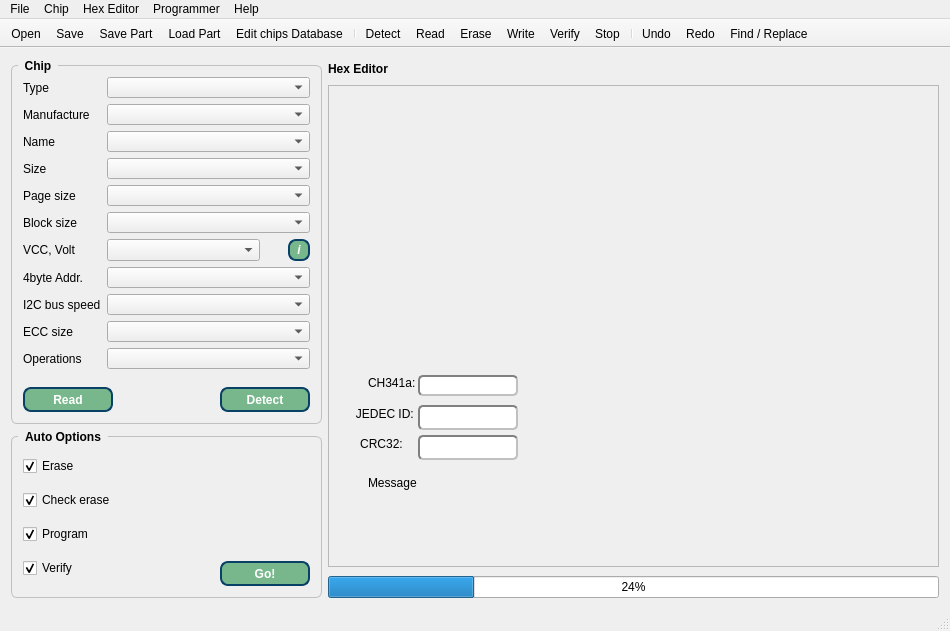
<?xml version="1.0" encoding="UTF-8"?>
<ui version="4.0">
 <class>MainWindow</class>
 <widget class="QMainWindow" name="MainWindow">
  <property name="geometry">
   <rect>
    <x>0</x>
    <y>0</y>
    <width>950</width>
    <height>631</height>
   </rect>
  </property>
  <property name="sizePolicy">
   <sizepolicy hsizetype="Fixed" vsizetype="Fixed">
    <horstretch>0</horstretch>
    <verstretch>0</verstretch>
   </sizepolicy>
  </property>
  <property name="minimumSize">
   <size>
    <width>900</width>
    <height>0</height>
   </size>
  </property>
  <property name="font">
   <font/>
  </property>
  <property name="windowTitle">
   <string>IMSProg - I2C/MicroWire/SPI CH341a Programmer</string>
  </property>
  <property name="windowIcon">
   <iconset resource="resource.qrc">
    <normaloff>:/res/img/write64.png</normaloff>:/res/img/write64.png</iconset>
  </property>
  <property name="styleSheet">
   <string notr="true"/>
  </property>
  <widget class="QWidget" name="centralWidget">
   <property name="sizePolicy">
    <sizepolicy hsizetype="Expanding" vsizetype="Expanding">
     <horstretch>0</horstretch>
     <verstretch>0</verstretch>
    </sizepolicy>
   </property>
   <layout class="QHBoxLayout" name="horizontalLayout_3">
    <item>
     <layout class="QVBoxLayout" name="verticalLayout_5">
      <item>
       <widget class="QGroupBox" name="groupBox">
        <property name="minimumSize">
         <size>
          <width>221</width>
          <height>91</height>
         </size>
        </property>
        <property name="maximumSize">
         <size>
          <width>400</width>
          <height>16777215</height>
         </size>
        </property>
        <property name="styleSheet">
         <string notr="true">QGroupBox {
    font: bold;
    border: 1px solid silver;
    border-radius: 6px;
    margin-top: 6px;
}

QGroupBox::title {
    subcontrol-origin: margin;
    left: 7px;
    padding: 0px 5px 0px 5px;
}</string>
        </property>
        <property name="title">
         <string>Chip</string>
        </property>
        <layout class="QFormLayout" name="formLayout">
         <item row="0" column="0">
          <widget class="QLabel" name="label">
           <property name="text">
            <string>Type</string>
           </property>
          </widget>
         </item>
         <item row="0" column="1">
          <widget class="QComboBox" name="comboBox_type">
           <property name="minimumSize">
            <size>
             <width>111</width>
             <height>21</height>
            </size>
           </property>
           <property name="maximumSize">
            <size>
             <width>250</width>
             <height>21</height>
            </size>
           </property>
           <property name="baseSize">
            <size>
             <width>150</width>
             <height>0</height>
            </size>
           </property>
           <property name="font">
            <font>
             <weight>75</weight>
             <bold>true</bold>
            </font>
           </property>
           <property name="styleSheet">
            <string notr="true"/>
           </property>
           <property name="sizeAdjustPolicy">
            <enum>QComboBox::AdjustToMinimumContentsLengthWithIcon</enum>
           </property>
           <property name="minimumContentsLength">
            <number>22</number>
           </property>
          </widget>
         </item>
         <item row="1" column="0">
          <widget class="QLabel" name="label_2">
           <property name="text">
            <string>Manufacture</string>
           </property>
          </widget>
         </item>
         <item row="1" column="1">
          <widget class="QComboBox" name="comboBox_man">
           <property name="minimumSize">
            <size>
             <width>111</width>
             <height>21</height>
            </size>
           </property>
           <property name="maximumSize">
            <size>
             <width>250</width>
             <height>21</height>
            </size>
           </property>
           <property name="baseSize">
            <size>
             <width>150</width>
             <height>0</height>
            </size>
           </property>
           <property name="font">
            <font>
             <weight>75</weight>
             <bold>true</bold>
            </font>
           </property>
           <property name="styleSheet">
            <string notr="true"/>
           </property>
           <property name="sizeAdjustPolicy">
            <enum>QComboBox::AdjustToMinimumContentsLengthWithIcon</enum>
           </property>
           <property name="minimumContentsLength">
            <number>22</number>
           </property>
          </widget>
         </item>
         <item row="2" column="0">
          <widget class="QLabel" name="label_3">
           <property name="text">
            <string>Name</string>
           </property>
          </widget>
         </item>
         <item row="2" column="1">
          <widget class="QComboBox" name="comboBox_name">
           <property name="minimumSize">
            <size>
             <width>111</width>
             <height>21</height>
            </size>
           </property>
           <property name="maximumSize">
            <size>
             <width>250</width>
             <height>21</height>
            </size>
           </property>
           <property name="font">
            <font>
             <weight>75</weight>
             <bold>true</bold>
            </font>
           </property>
           <property name="styleSheet">
            <string notr="true"/>
           </property>
           <property name="sizeAdjustPolicy">
            <enum>QComboBox::AdjustToMinimumContentsLengthWithIcon</enum>
           </property>
           <property name="minimumContentsLength">
            <number>22</number>
           </property>
          </widget>
         </item>
         <item row="3" column="0">
          <widget class="QLabel" name="label_4">
           <property name="text">
            <string>Size</string>
           </property>
          </widget>
         </item>
         <item row="3" column="1">
          <widget class="QComboBox" name="comboBox_size">
           <property name="minimumSize">
            <size>
             <width>111</width>
             <height>21</height>
            </size>
           </property>
           <property name="maximumSize">
            <size>
             <width>250</width>
             <height>21</height>
            </size>
           </property>
           <property name="font">
            <font>
             <weight>75</weight>
             <bold>true</bold>
            </font>
           </property>
           <property name="styleSheet">
            <string notr="true"/>
           </property>
           <property name="sizeAdjustPolicy">
            <enum>QComboBox::AdjustToMinimumContentsLengthWithIcon</enum>
           </property>
           <property name="minimumContentsLength">
            <number>22</number>
           </property>
          </widget>
         </item>
         <item row="4" column="0">
          <widget class="QLabel" name="label_5">
           <property name="text">
            <string>Page size</string>
           </property>
          </widget>
         </item>
         <item row="4" column="1">
          <widget class="QComboBox" name="comboBox_page">
           <property name="minimumSize">
            <size>
             <width>111</width>
             <height>21</height>
            </size>
           </property>
           <property name="maximumSize">
            <size>
             <width>250</width>
             <height>21</height>
            </size>
           </property>
           <property name="font">
            <font>
             <weight>75</weight>
             <bold>true</bold>
            </font>
           </property>
           <property name="styleSheet">
            <string notr="true"/>
           </property>
           <property name="sizeAdjustPolicy">
            <enum>QComboBox::AdjustToMinimumContentsLengthWithIcon</enum>
           </property>
           <property name="minimumContentsLength">
            <number>22</number>
           </property>
          </widget>
         </item>
         <item row="5" column="0">
          <widget class="QLabel" name="label_9">
           <property name="text">
            <string>Block size</string>
           </property>
          </widget>
         </item>
         <item row="5" column="1">
          <widget class="QComboBox" name="comboBox_block">
           <property name="minimumSize">
            <size>
             <width>111</width>
             <height>21</height>
            </size>
           </property>
           <property name="maximumSize">
            <size>
             <width>250</width>
             <height>21</height>
            </size>
           </property>
           <property name="font">
            <font>
             <weight>75</weight>
             <bold>true</bold>
            </font>
           </property>
           <property name="styleSheet">
            <string notr="true"/>
           </property>
           <property name="sizeAdjustPolicy">
            <enum>QComboBox::AdjustToMinimumContentsLengthWithIcon</enum>
           </property>
           <property name="minimumContentsLength">
            <number>22</number>
           </property>
          </widget>
         </item>
         <item row="6" column="0">
          <widget class="QLabel" name="label_6">
           <property name="text">
            <string>VCC, Volt</string>
           </property>
          </widget>
         </item>
         <item row="6" column="1">
          <layout class="QHBoxLayout" name="horizontalLayout_6">
           <property name="spacing">
            <number>28</number>
           </property>
           <property name="sizeConstraint">
            <enum>QLayout::SetDefaultConstraint</enum>
           </property>
           <property name="leftMargin">
            <number>0</number>
           </property>
           <property name="rightMargin">
            <number>0</number>
           </property>
           <property name="bottomMargin">
            <number>0</number>
           </property>
           <item>
            <widget class="QComboBox" name="comboBox_vcc">
             <property name="minimumSize">
              <size>
               <width>95</width>
               <height>22</height>
              </size>
             </property>
             <property name="maximumSize">
              <size>
               <width>185</width>
               <height>22</height>
              </size>
             </property>
             <property name="font">
              <font>
               <weight>75</weight>
               <italic>false</italic>
               <bold>true</bold>
               <stylestrategy>PreferDefault</stylestrategy>
              </font>
             </property>
             <property name="layoutDirection">
              <enum>Qt::LeftToRight</enum>
             </property>
             <property name="styleSheet">
              <string notr="true"/>
             </property>
             <property name="sizeAdjustPolicy">
              <enum>QComboBox::AdjustToMinimumContentsLengthWithIcon</enum>
             </property>
             <property name="minimumContentsLength">
              <number>18</number>
             </property>
            </widget>
           </item>
           <item>
            <widget class="QPushButton" name="pushButton_4">
             <property name="minimumSize">
              <size>
               <width>22</width>
               <height>22</height>
              </size>
             </property>
             <property name="maximumSize">
              <size>
               <width>22</width>
               <height>22</height>
              </size>
             </property>
             <property name="font">
              <font>
               <weight>75</weight>
               <italic>true</italic>
               <bold>true</bold>
              </font>
             </property>
             <property name="styleSheet">
              <string notr="true">QPushButton{
color: rgb(255, 255, 255);
background-color: rgb(120, 183, 140);
border-radius: 8px;
border: 2px solid #094065;
font-weight:600;
}
QPushButton::pressed{background-color: rgb(115, 210, 22);}</string>
             </property>
             <property name="text">
              <string>i</string>
             </property>
            </widget>
           </item>
          </layout>
         </item>
         <item row="7" column="0">
          <widget class="QLabel" name="label_8">
           <property name="styleSheet">
            <string notr="true"/>
           </property>
           <property name="text">
            <string>4byte Addr.</string>
           </property>
          </widget>
         </item>
         <item row="7" column="1">
          <widget class="QComboBox" name="comboBox_addr4bit">
           <property name="minimumSize">
            <size>
             <width>111</width>
             <height>21</height>
            </size>
           </property>
           <property name="maximumSize">
            <size>
             <width>250</width>
             <height>21</height>
            </size>
           </property>
           <property name="font">
            <font>
             <weight>75</weight>
             <bold>true</bold>
            </font>
           </property>
           <property name="styleSheet">
            <string notr="true"/>
           </property>
           <property name="sizeAdjustPolicy">
            <enum>QComboBox::AdjustToMinimumContentsLengthWithIcon</enum>
           </property>
           <property name="minimumContentsLength">
            <number>22</number>
           </property>
          </widget>
         </item>
         <item row="8" column="0">
          <widget class="QLabel" name="label_10">
           <property name="text">
            <string>I2C bus speed</string>
           </property>
          </widget>
         </item>
         <item row="8" column="1">
          <widget class="QComboBox" name="comboBox_i2cSpeed">
           <property name="minimumSize">
            <size>
             <width>111</width>
             <height>21</height>
            </size>
           </property>
           <property name="maximumSize">
            <size>
             <width>250</width>
             <height>21</height>
            </size>
           </property>
           <property name="font">
            <font>
             <weight>75</weight>
             <bold>true</bold>
            </font>
           </property>
           <property name="sizeAdjustPolicy">
            <enum>QComboBox::AdjustToMinimumContentsLengthWithIcon</enum>
           </property>
           <property name="minimumContentsLength">
            <number>22</number>
           </property>
          </widget>
         </item>
         <item row="9" column="0">
          <widget class="QLabel" name="label_11">
           <property name="text">
            <string>ECC size</string>
           </property>
          </widget>
         </item>
         <item row="9" column="1">
          <widget class="QComboBox" name="comboBox_ECC">
           <property name="minimumSize">
            <size>
             <width>111</width>
             <height>21</height>
            </size>
           </property>
           <property name="maximumSize">
            <size>
             <width>250</width>
             <height>21</height>
            </size>
           </property>
           <property name="font">
            <font>
             <weight>75</weight>
             <bold>true</bold>
            </font>
           </property>
           <property name="sizeAdjustPolicy">
            <enum>QComboBox::AdjustToMinimumContentsLengthWithIcon</enum>
           </property>
           <property name="minimumContentsLength">
            <number>22</number>
           </property>
          </widget>
         </item>
         <item row="10" column="0">
          <widget class="QLabel" name="label_12">
           <property name="text">
            <string>Operations</string>
           </property>
          </widget>
         </item>
         <item row="10" column="1">
          <widget class="QComboBox" name="comboBox_raw">
           <property name="minimumSize">
            <size>
             <width>111</width>
             <height>21</height>
            </size>
           </property>
           <property name="maximumSize">
            <size>
             <width>250</width>
             <height>21</height>
            </size>
           </property>
           <property name="font">
            <font>
             <weight>75</weight>
             <bold>true</bold>
            </font>
           </property>
           <property name="sizeAdjustPolicy">
            <enum>QComboBox::AdjustToMinimumContentsLengthWithIcon</enum>
           </property>
           <property name="minimumContentsLength">
            <number>22</number>
           </property>
          </widget>
         </item>
         <item row="11" column="0">
          <spacer name="verticalSpacer_2">
           <property name="orientation">
            <enum>Qt::Vertical</enum>
           </property>
           <property name="sizeHint" stdset="0">
            <size>
             <width>20</width>
             <height>6</height>
            </size>
           </property>
          </spacer>
         </item>
         <item row="11" column="1">
          <spacer name="verticalSpacer_3">
           <property name="orientation">
            <enum>Qt::Vertical</enum>
           </property>
           <property name="sizeHint" stdset="0">
            <size>
             <width>127</width>
             <height>6</height>
            </size>
           </property>
          </spacer>
         </item>
         <item row="12" column="0" colspan="2">
          <layout class="QHBoxLayout" name="horizontalLayout_4">
           <property name="topMargin">
            <number>0</number>
           </property>
           <property name="rightMargin">
            <number>0</number>
           </property>
           <item>
            <widget class="QPushButton" name="pushButton">
             <property name="minimumSize">
              <size>
               <width>90</width>
               <height>25</height>
              </size>
             </property>
             <property name="maximumSize">
              <size>
               <width>110</width>
               <height>25</height>
              </size>
             </property>
             <property name="styleSheet">
              <string notr="true">QPushButton{
color: rgb(255, 255, 255);
background-color: rgb(120, 183, 140);
border-radius: 8px;
border: 2px solid #094065;
font-weight:600;
}
QPushButton::pressed{background-color: rgb(115, 210, 22);}</string>
             </property>
             <property name="text">
              <string>Read</string>
             </property>
            </widget>
           </item>
           <item>
            <spacer name="horizontalSpacer">
             <property name="orientation">
              <enum>Qt::Horizontal</enum>
             </property>
             <property name="sizeType">
              <enum>QSizePolicy::Expanding</enum>
             </property>
             <property name="sizeHint" stdset="0">
              <size>
               <width>10</width>
               <height>20</height>
              </size>
             </property>
            </spacer>
           </item>
           <item>
            <widget class="QPushButton" name="pushButton_2">
             <property name="minimumSize">
              <size>
               <width>90</width>
               <height>25</height>
              </size>
             </property>
             <property name="maximumSize">
              <size>
               <width>110</width>
               <height>25</height>
              </size>
             </property>
             <property name="styleSheet">
              <string notr="true">QPushButton{
color: rgb(255, 255, 255);
background-color: rgb(120, 183, 140);
border-radius: 8px;
border: 2px solid #094065;
font-weight:600;
padding-left: 1px;
padding-right: 1px;
}
QPushButton::pressed{background-color: rgb(115, 210, 22);}</string>
             </property>
             <property name="text">
              <string>Detect</string>
             </property>
            </widget>
           </item>
          </layout>
         </item>
        </layout>
       </widget>
      </item>
      <item>
       <widget class="QGroupBox" name="groupBox_2">
        <property name="minimumSize">
         <size>
          <width>221</width>
          <height>41</height>
         </size>
        </property>
        <property name="maximumSize">
         <size>
          <width>420</width>
          <height>16777215</height>
         </size>
        </property>
        <property name="styleSheet">
         <string notr="true">QGroupBox {
    font: bold;
    border: 1px solid silver;
    border-radius: 6px;
    margin-top: 6px;
}

QGroupBox::title {
    subcontrol-origin: margin;
    left: 7px;
    padding: 0px 5px 0px 5px;
}</string>
        </property>
        <property name="title">
         <string>Auto Options</string>
        </property>
        <property name="flat">
         <bool>false</bool>
        </property>
        <property name="checkable">
         <bool>false</bool>
        </property>
        <layout class="QHBoxLayout" name="horizontalLayout_2">
         <item>
          <layout class="QVBoxLayout" name="verticalLayout">
           <item>
            <widget class="QCheckBox" name="checkBox">
             <property name="styleSheet">
              <string notr="true"/>
             </property>
             <property name="text">
              <string>Erase</string>
             </property>
             <property name="checked">
              <bool>true</bool>
             </property>
            </widget>
           </item>
           <item>
            <widget class="QCheckBox" name="checkBox_1">
             <property name="text">
              <string>Check erase</string>
             </property>
             <property name="checked">
              <bool>true</bool>
             </property>
            </widget>
           </item>
           <item>
            <widget class="QCheckBox" name="checkBox_2">
             <property name="text">
              <string>Program</string>
             </property>
             <property name="checked">
              <bool>true</bool>
             </property>
            </widget>
           </item>
           <item>
            <widget class="QCheckBox" name="checkBox_3">
             <property name="text">
              <string>Verify</string>
             </property>
             <property name="checked">
              <bool>true</bool>
             </property>
            </widget>
           </item>
          </layout>
         </item>
         <item>
          <spacer name="horizontalSpacer_2">
           <property name="orientation">
            <enum>Qt::Horizontal</enum>
           </property>
           <property name="sizeHint" stdset="0">
            <size>
             <width>40</width>
             <height>20</height>
            </size>
           </property>
          </spacer>
         </item>
         <item>
          <layout class="QVBoxLayout" name="verticalLayout_2">
           <item>
            <spacer name="verticalSpacer">
             <property name="orientation">
              <enum>Qt::Vertical</enum>
             </property>
             <property name="sizeHint" stdset="0">
              <size>
               <width>20</width>
               <height>40</height>
              </size>
             </property>
            </spacer>
           </item>
           <item>
            <widget class="QPushButton" name="pushButton_3">
             <property name="minimumSize">
              <size>
               <width>90</width>
               <height>25</height>
              </size>
             </property>
             <property name="styleSheet">
              <string notr="true">QPushButton{
color: rgb(255, 255, 255);
background-color: rgb(120, 183, 140);
border-radius: 8px;
border: 2px solid #094065;
font-weight:600;
padding-left: 1px;
padding-right: 1px;
}
QPushButton::pressed{background-color: rgb(115, 210, 22);}</string>
             </property>
             <property name="text">
              <string>Go!</string>
             </property>
            </widget>
           </item>
          </layout>
         </item>
        </layout>
       </widget>
      </item>
     </layout>
    </item>
    <item>
     <layout class="QVBoxLayout" name="verticalLayout_4">
      <property name="spacing">
       <number>9</number>
      </property>
      <item>
       <layout class="QVBoxLayout" name="verticalLayout_3">
        <item>
         <widget class="QLabel" name="label_7">
          <property name="minimumSize">
           <size>
            <width>0</width>
            <height>15</height>
           </size>
          </property>
          <property name="maximumSize">
           <size>
            <width>16777215</width>
            <height>20</height>
           </size>
          </property>
          <property name="font">
           <font>
            <weight>75</weight>
            <bold>true</bold>
           </font>
          </property>
          <property name="text">
           <string>Hex Editor</string>
          </property>
         </widget>
        </item>
        <item>
         <widget class="QFrame" name="frame">
          <property name="minimumSize">
           <size>
            <width>611</width>
            <height>401</height>
           </size>
          </property>
          <property name="maximumSize">
           <size>
            <width>16777215</width>
            <height>16777215</height>
           </size>
          </property>
          <property name="frameShape">
           <enum>QFrame::StyledPanel</enum>
          </property>
          <property name="frameShadow">
           <enum>QFrame::Raised</enum>
          </property>
          <widget class="QLineEdit" name="jedecEdit">
           <property name="geometry">
            <rect>
             <x>90</x>
             <y>320</y>
             <width>100</width>
             <height>25</height>
            </rect>
           </property>
           <property name="minimumSize">
            <size>
             <width>100</width>
             <height>0</height>
            </size>
           </property>
           <property name="maximumSize">
            <size>
             <width>120</width>
             <height>25</height>
            </size>
           </property>
           <property name="font">
            <font>
             <weight>75</weight>
             <bold>true</bold>
            </font>
           </property>
           <property name="styleSheet">
            <string notr="true">border: 2px solid gray;border-radius: 5px;font-weight:600;border-style:inset;</string>
           </property>
          </widget>
          <widget class="QLabel" name="jLabel">
           <property name="geometry">
            <rect>
             <x>20</x>
             <y>320</y>
             <width>67</width>
             <height>17</height>
            </rect>
           </property>
           <property name="styleSheet">
            <string/>
           </property>
           <property name="text">
            <string>  JEDEC ID:</string>
           </property>
           <property name="alignment">
            <set>Qt::AlignCenter</set>
           </property>
          </widget>
          <widget class="QLabel" name="lStatus">
           <property name="geometry">
            <rect>
             <x>40</x>
             <y>290</y>
             <width>61</width>
             <height>16</height>
            </rect>
           </property>
           <property name="text">
            <string>CH341a:</string>
           </property>
          </widget>
          <widget class="QLineEdit" name="eStatus">
           <property name="geometry">
            <rect>
             <x>90</x>
             <y>290</y>
             <width>100</width>
             <height>21</height>
            </rect>
           </property>
           <property name="minimumSize">
            <size>
             <width>100</width>
             <height>0</height>
            </size>
           </property>
           <property name="maximumSize">
            <size>
             <width>120</width>
             <height>25</height>
            </size>
           </property>
           <property name="font">
            <font>
             <weight>75</weight>
             <bold>true</bold>
            </font>
           </property>
           <property name="styleSheet">
            <string>border: 2px solid gray;border-radius: 5px;font-weight:600;border-style:inset;</string>
           </property>
          </widget>
          <widget class="QLabel" name="cLabel">
           <property name="geometry">
            <rect>
             <x>20</x>
             <y>350</y>
             <width>67</width>
             <height>17</height>
            </rect>
           </property>
           <property name="text">
            <string>CRC32:</string>
           </property>
           <property name="alignment">
            <set>Qt::AlignCenter</set>
           </property>
          </widget>
          <widget class="QLineEdit" name="crcEdit">
           <property name="geometry">
            <rect>
             <x>90</x>
             <y>350</y>
             <width>100</width>
             <height>25</height>
            </rect>
           </property>
           <property name="minimumSize">
            <size>
             <width>100</width>
             <height>0</height>
            </size>
           </property>
           <property name="maximumSize">
            <size>
             <width>120</width>
             <height>25</height>
            </size>
           </property>
           <property name="font">
            <font>
             <weight>75</weight>
             <bold>true</bold>
            </font>
           </property>
           <property name="styleSheet">
            <string notr="true">border: 2px solid gray;border-radius: 5px;font-weight:600;border-style:inset;</string>
           </property>
          </widget>
          <widget class="QLabel" name="statusMessage">
           <property name="geometry">
            <rect>
             <x>40</x>
             <y>390</y>
             <width>315</width>
             <height>16</height>
            </rect>
           </property>
           <property name="minimumSize">
            <size>
             <width>315</width>
             <height>0</height>
            </size>
           </property>
           <property name="maximumSize">
            <size>
             <width>16777215</width>
             <height>16777215</height>
            </size>
           </property>
           <property name="text">
            <string>Message</string>
           </property>
          </widget>
         </widget>
        </item>
       </layout>
      </item>
      <item>
       <widget class="QProgressBar" name="progressBar">
        <property name="value">
         <number>24</number>
        </property>
       </widget>
      </item>
     </layout>
    </item>
   </layout>
  </widget>
  <widget class="QMenuBar" name="menuBar">
   <property name="geometry">
    <rect>
     <x>0</x>
     <y>0</y>
     <width>950</width>
     <height>22</height>
    </rect>
   </property>
   <property name="nativeMenuBar">
    <bool>false</bool>
   </property>
   <widget class="QMenu" name="menuFile">
    <property name="title">
     <string>File</string>
    </property>
    <addaction name="actionOpen"/>
    <addaction name="actionSave"/>
    <addaction name="separator"/>
    <addaction name="actionLoad_Part"/>
    <addaction name="actionSave_Part"/>
    <addaction name="separator"/>
    <addaction name="actionImport_from_Intel_HEX"/>
    <addaction name="actionExport_to_Intel_HEX"/>
    <addaction name="actionExtract_from_ASUS_CAP"/>
    <addaction name="separator"/>
    <addaction name="actionEdit_chips_Database"/>
    <addaction name="separator"/>
    <addaction name="actionExit"/>
   </widget>
   <widget class="QMenu" name="menuProgrammer">
    <property name="title">
     <string>Chip</string>
    </property>
    <addaction name="actionRead"/>
    <addaction name="actionErase"/>
    <addaction name="actionCheck_erase"/>
    <addaction name="actionWrite"/>
    <addaction name="actionVerify"/>
    <addaction name="actionDetect"/>
    <addaction name="actionStop"/>
    <addaction name="actionChip_info"/>
    <addaction name="actionSecurity_registers"/>
    <addaction name="actionBad_block_management"/>
   </widget>
   <widget class="QMenu" name="menuHex_Editor">
    <property name="title">
     <string>Hex Editor</string>
    </property>
    <addaction name="actionUndo"/>
    <addaction name="actionRedo"/>
    <addaction name="actionCopy"/>
    <addaction name="actionPaste"/>
    <addaction name="actionFind_Replace"/>
    <addaction name="actionGoto_address"/>
    <addaction name="separator"/>
    <addaction name="actionChecksum_calculate"/>
    <addaction name="actionCompare_files"/>
    <addaction name="actionFill_test_image"/>
    <addaction name="actionFill_with_code"/>
   </widget>
   <widget class="QMenu" name="menuHelp">
    <property name="title">
     <string>Help</string>
    </property>
    <addaction name="actionAbout"/>
   </widget>
   <widget class="QMenu" name="menuProgrammer_2">
    <property name="title">
     <string>Programmer</string>
    </property>
    <addaction name="actionCH341A_B_v1_2"/>
    <addaction name="actionCH341A_v1_7"/>
    <addaction name="actionCH347T"/>
    <addaction name="actionCH347T_v1_1"/>
    <addaction name="actionCH347F"/>
    <addaction name="actionFT232H_v1_2"/>
    <addaction name="separator"/>
    <addaction name="actionShow_programmer_version"/>
   </widget>
   <addaction name="menuFile"/>
   <addaction name="menuProgrammer"/>
   <addaction name="menuHex_Editor"/>
   <addaction name="menuProgrammer_2"/>
   <addaction name="menuHelp"/>
  </widget>
  <widget class="QToolBar" name="mainToolBar">
   <property name="movable">
    <bool>false</bool>
   </property>
   <property name="iconSize">
    <size>
     <width>48</width>
     <height>48</height>
    </size>
   </property>
   <property name="floatable">
    <bool>false</bool>
   </property>
   <attribute name="toolBarArea">
    <enum>TopToolBarArea</enum>
   </attribute>
   <attribute name="toolBarBreak">
    <bool>false</bool>
   </attribute>
   <addaction name="actionOpen"/>
   <addaction name="actionSave"/>
   <addaction name="actionSave_Part"/>
   <addaction name="actionLoad_Part"/>
   <addaction name="actionEdit_chips_Database"/>
   <addaction name="separator"/>
   <addaction name="actionDetect"/>
   <addaction name="actionRead"/>
   <addaction name="actionErase"/>
   <addaction name="actionWrite"/>
   <addaction name="actionVerify"/>
   <addaction name="actionStop"/>
   <addaction name="separator"/>
   <addaction name="actionUndo"/>
   <addaction name="actionRedo"/>
   <addaction name="actionFind_Replace"/>
  </widget>
  <widget class="QStatusBar" name="statusBar"/>
  <action name="actionOpen">
   <property name="icon">
    <iconset resource="resource.qrc">
     <normaloff>:/res/img/open64.png</normaloff>:/res/img/open64.png</iconset>
   </property>
   <property name="text">
    <string>Open</string>
   </property>
   <property name="shortcut">
    <string>Ctrl+O</string>
   </property>
  </action>
  <action name="actionSave">
   <property name="icon">
    <iconset resource="resource.qrc">
     <normaloff>:/res/img/save64.png</normaloff>:/res/img/save64.png</iconset>
   </property>
   <property name="text">
    <string>Save</string>
   </property>
   <property name="shortcut">
    <string>Ctrl+S</string>
   </property>
  </action>
  <action name="actionExit">
   <property name="icon">
    <iconset resource="resource.qrc">
     <normaloff>:/res/img/exit64.png</normaloff>:/res/img/exit64.png</iconset>
   </property>
   <property name="text">
    <string>Exit</string>
   </property>
   <property name="shortcut">
    <string>Ctrl+Q</string>
   </property>
  </action>
  <action name="actionDetect">
   <property name="icon">
    <iconset resource="resource.qrc">
     <normaloff>:/res/img/test64.png</normaloff>:/res/img/test64.png</iconset>
   </property>
   <property name="text">
    <string>Detect</string>
   </property>
   <property name="shortcut">
    <string>Ctrl+D</string>
   </property>
  </action>
  <action name="actionRead">
   <property name="icon">
    <iconset resource="resource.qrc">
     <normaloff>:/res/img/read64.png</normaloff>:/res/img/read64.png</iconset>
   </property>
   <property name="text">
    <string>Read</string>
   </property>
   <property name="shortcut">
    <string>Ctrl+R</string>
   </property>
  </action>
  <action name="actionErase">
   <property name="icon">
    <iconset resource="resource.qrc">
     <normaloff>:/res/img/erase64.png</normaloff>:/res/img/erase64.png</iconset>
   </property>
   <property name="text">
    <string>Erase</string>
   </property>
   <property name="shortcut">
    <string>Ctrl+E</string>
   </property>
  </action>
  <action name="actionWrite">
   <property name="icon">
    <iconset resource="resource.qrc">
     <normaloff>:/res/img/write64.png</normaloff>:/res/img/write64.png</iconset>
   </property>
   <property name="text">
    <string>Write</string>
   </property>
   <property name="shortcut">
    <string>Ctrl+W</string>
   </property>
  </action>
  <action name="actionVerify">
   <property name="icon">
    <iconset resource="resource.qrc">
     <normaloff>:/res/img/verify64.png</normaloff>:/res/img/verify64.png</iconset>
   </property>
   <property name="text">
    <string>Verify</string>
   </property>
   <property name="shortcut">
    <string>Ctrl+T</string>
   </property>
  </action>
  <action name="actionUndo">
   <property name="icon">
    <iconset resource="resource.qrc">
     <normaloff>:/res/img/undo.png</normaloff>:/res/img/undo.png</iconset>
   </property>
   <property name="text">
    <string>Undo</string>
   </property>
   <property name="shortcut">
    <string>Ctrl+Z</string>
   </property>
  </action>
  <action name="actionRedo">
   <property name="icon">
    <iconset resource="resource.qrc">
     <normaloff>:/res/img/redo64.png</normaloff>:/res/img/redo64.png</iconset>
   </property>
   <property name="text">
    <string>Redo</string>
   </property>
   <property name="shortcut">
    <string>Ctrl+Y</string>
   </property>
  </action>
  <action name="actionSave_Part">
   <property name="icon">
    <iconset resource="resource.qrc">
     <normaloff>:/res/img/saveBlock64.png</normaloff>:/res/img/saveBlock64.png</iconset>
   </property>
   <property name="text">
    <string>Save Part</string>
   </property>
   <property name="shortcut">
    <string/>
   </property>
  </action>
  <action name="actionLoad_Part">
   <property name="icon">
    <iconset resource="resource.qrc">
     <normaloff>:/res/img/loadBlock64.png</normaloff>:/res/img/loadBlock64.png</iconset>
   </property>
   <property name="text">
    <string>Load Part</string>
   </property>
   <property name="shortcut">
    <string/>
   </property>
  </action>
  <action name="actionFind_Replace">
   <property name="icon">
    <iconset resource="resource.qrc">
     <normaloff>:/res/img/hexsearch64.png</normaloff>:/res/img/hexsearch64.png</iconset>
   </property>
   <property name="text">
    <string>Find / Replace</string>
   </property>
   <property name="shortcut">
    <string>Ctrl+F</string>
   </property>
  </action>
  <action name="actionAbout">
   <property name="text">
    <string>About</string>
   </property>
   <property name="toolTip">
    <string>About IMSProgrammer</string>
   </property>
   <property name="shortcut">
    <string>Ctrl+H</string>
   </property>
  </action>
  <action name="actionChecksum_calculate">
   <property name="icon">
    <iconset resource="resource.qrc">
     <normaloff>:/res/img/checkSum64.png</normaloff>:/res/img/checkSum64.png</iconset>
   </property>
   <property name="text">
    <string>Checksum calculate</string>
   </property>
   <property name="shortcut">
    <string>Ctrl+A</string>
   </property>
  </action>
  <action name="actionEdit_chips_Database">
   <property name="icon">
    <iconset resource="resource.qrc">
     <normaloff>:/res/img/chipEdit64.png</normaloff>:/res/img/chipEdit64.png</iconset>
   </property>
   <property name="text">
    <string>Edit chips Database</string>
   </property>
   <property name="shortcut">
    <string>Ctrl+N</string>
   </property>
  </action>
  <action name="actionStop">
   <property name="icon">
    <iconset resource="resource.qrc">
     <normaloff>:/res/img/stop64.png</normaloff>:/res/img/stop64.png</iconset>
   </property>
   <property name="text">
    <string>Stop</string>
   </property>
   <property name="toolTip">
    <string>Forced stop of read, write, erase and verification operations</string>
   </property>
   <property name="shortcut">
    <string>Ctrl+I</string>
   </property>
  </action>
  <action name="actionChip_info">
   <property name="icon">
    <iconset resource="resource.qrc">
     <normaloff>:/res/img/info64.png</normaloff>:/res/img/info64.png</iconset>
   </property>
   <property name="text">
    <string>Chip info</string>
   </property>
   <property name="toolTip">
    <string>Information about SFDP and status registers</string>
   </property>
   <property name="shortcut">
    <string>Ctrl+P</string>
   </property>
  </action>
  <action name="actionImport_from_Intel_HEX">
   <property name="icon">
    <iconset resource="resource.qrc">
     <normaloff>:/res/img/open64.png</normaloff>:/res/img/open64.png</iconset>
   </property>
   <property name="text">
    <string>Import from Intel HEX</string>
   </property>
  </action>
  <action name="actionExport_to_Intel_HEX">
   <property name="icon">
    <iconset resource="resource.qrc">
     <normaloff>:/res/img/save64.png</normaloff>:/res/img/save64.png</iconset>
   </property>
   <property name="text">
    <string>Export to Intel HEX</string>
   </property>
  </action>
  <action name="actionExtract_from_ASUS_CAP">
   <property name="icon">
    <iconset resource="resource.qrc">
     <normaloff>:/res/img/open64.png</normaloff>:/res/img/open64.png</iconset>
   </property>
   <property name="text">
    <string>Extract from ASUS CAP</string>
   </property>
  </action>
  <action name="actionGoto_address">
   <property name="icon">
    <iconset resource="resource.qrc">
     <normaloff>:/res/img/goto64.png</normaloff>:/res/img/goto64.png</iconset>
   </property>
   <property name="text">
    <string>Goto address</string>
   </property>
   <property name="toolTip">
    <string>Move the cursor to the entered address</string>
   </property>
   <property name="shortcut">
    <string>Ctrl+G</string>
   </property>
  </action>
  <action name="actionSecurity_registers">
   <property name="icon">
    <iconset resource="resource.qrc">
     <normaloff>:/res/img/unprotect64.png</normaloff>:/res/img/unprotect64.png</iconset>
   </property>
   <property name="text">
    <string>Security registers</string>
   </property>
   <property name="shortcut">
    <string>Ctrl+U</string>
   </property>
  </action>
  <action name="actionFill_test_image">
   <property name="icon">
    <iconset resource="resource.qrc">
     <normaloff>:/res/img/fill64.png</normaloff>:/res/img/fill64.png</iconset>
   </property>
   <property name="text">
    <string>Fill test image</string>
   </property>
   <property name="toolTip">
    <string>Filling the hex editor with a test array</string>
   </property>
   <property name="shortcut">
    <string>Ctrl+L</string>
   </property>
  </action>
  <action name="actionCompare_files">
   <property name="icon">
    <iconset resource="resource.qrc">
     <normaloff>:/res/img/compare64.png</normaloff>:/res/img/compare64.png</iconset>
   </property>
   <property name="text">
    <string>Compare files</string>
   </property>
   <property name="toolTip">
    <string>Compares the results of the last and penultimate chip read or file open operation</string>
   </property>
   <property name="shortcut">
    <string>Ctrl+M</string>
   </property>
  </action>
  <action name="actionCopy">
   <property name="icon">
    <iconset resource="resource.qrc">
     <normaloff>:/res/img/copy64.png</normaloff>:/res/img/copy64.png</iconset>
   </property>
   <property name="text">
    <string>Copy</string>
   </property>
  </action>
  <action name="actionPaste">
   <property name="icon">
    <iconset resource="resource.qrc">
     <normaloff>:/res/img/paste64.png</normaloff>:/res/img/paste64.png</iconset>
   </property>
   <property name="text">
    <string>Paste</string>
   </property>
  </action>
  <action name="actionBad_block_management">
   <property name="icon">
    <iconset resource="resource.qrc">
     <normaloff>:/res/img/info64.png</normaloff>:/res/img/info64.png</iconset>
   </property>
   <property name="text">
    <string>Bad block management</string>
   </property>
   <property name="shortcut">
    <string>Ctrl+B</string>
   </property>
  </action>
  <action name="actionShow_programmer_version">
   <property name="text">
    <string>Show programmer version</string>
   </property>
  </action>
  <action name="actionCheck_erase">
   <property name="icon">
    <iconset resource="resource.qrc">
     <normaloff>:/res/img/checkErase64.png</normaloff>:/res/img/checkErase64.png</iconset>
   </property>
   <property name="text">
    <string>Check erase</string>
   </property>
   <property name="toolTip">
    <string>Check erase chip</string>
   </property>
   <property name="shortcut">
    <string>Ctrl+J</string>
   </property>
  </action>
  <action name="actionFill_with_code">
   <property name="icon">
    <iconset resource="resource.qrc">
     <normaloff>:/res/img/fill64.png</normaloff>:/res/img/fill64.png</iconset>
   </property>
   <property name="text">
    <string>Filling with code</string>
   </property>
   <property name="shortcut">
    <string>Ctrl+K</string>
   </property>
  </action>
  <actiongroup name="actionSetProgrammerType">
   <action name="actionCH341A_B_v1_2">
    <property name="checkable">
     <bool>true</bool>
    </property>
    <property name="checked">
     <bool>true</bool>
    </property>
    <property name="text">
     <string>CH341A/B v1.2</string>
    </property>
   </action>
   <action name="actionCH341A_v1_7">
    <property name="checkable">
     <bool>true</bool>
    </property>
    <property name="text">
     <string>CH341A v1.7</string>
    </property>
   </action>
   <action name="actionCH347T">
    <property name="checkable">
     <bool>true</bool>
    </property>
    <property name="text">
     <string>CH347T v1.0</string>
    </property>
   </action>
   <action name="actionCH347T_v1_1">
    <property name="checkable">
     <bool>true</bool>
    </property>
    <property name="text">
     <string>CH347T v1.1</string>
    </property>
   </action>
   <action name="actionCH347F">
    <property name="checkable">
     <bool>true</bool>
    </property>
    <property name="text">
     <string>CH347F</string>
    </property>
   </action>
   <action name="actionFT232H_v1_2">
    <property name="checkable">
     <bool>true</bool>
    </property>
    <property name="text">
     <string>FT232H v1.2</string>
    </property>
   </action>
  </actiongroup>
 </widget>
 <layoutdefault spacing="6" margin="11"/>
 <resources>
  <include location="resource.qrc"/>
 </resources>
 <connections/>
</ui>
